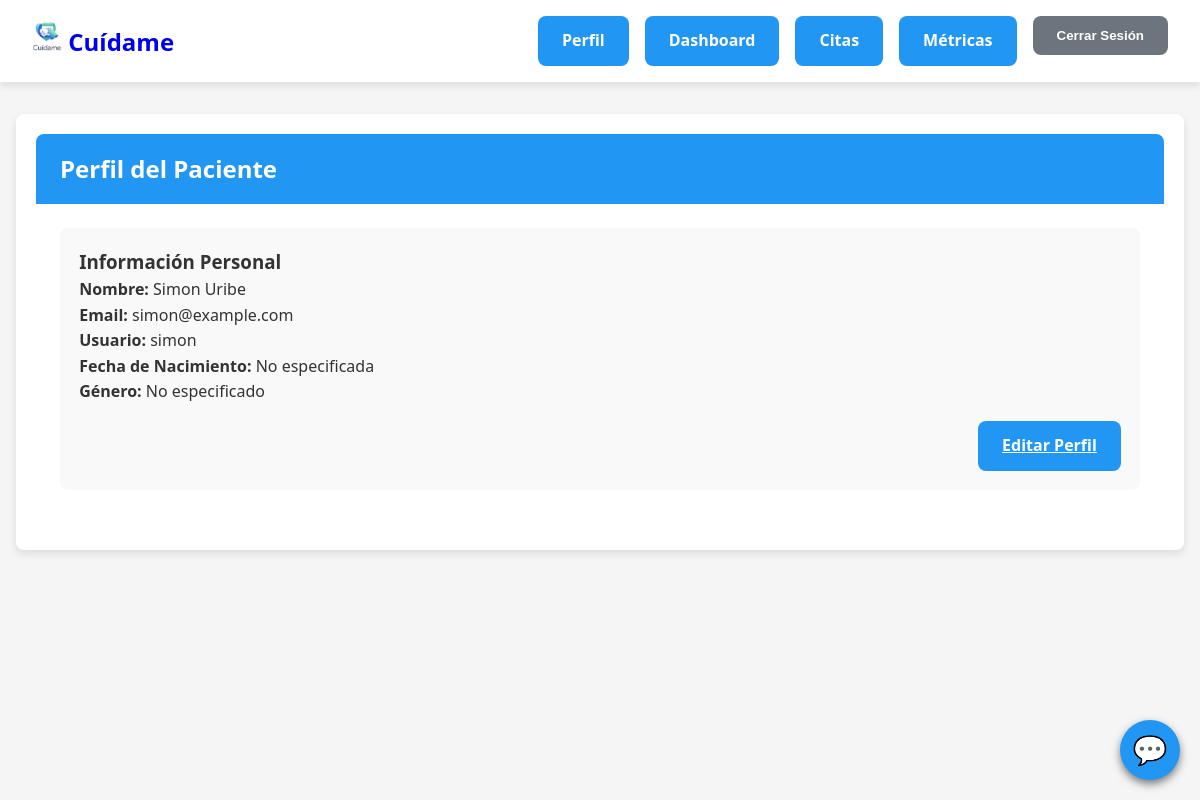
The page /dashboard/paciente/perfil/ (signed in) on the database its author committed.
### main/models.py (models this page shows, shortened)
class User(AbstractUser):
    id_number = models.CharField(max_length=20, unique=True)
    phone_number = models.CharField(max_length=15, blank=True, null=True)
    address = models.CharField(max_length=255, blank=True, null=True)
    birth_date = models.DateField(blank=True, null=True)
    def is_paciente(self):
        return hasattr(self, 'paciente')

### main/views.py (the view)
# urls.py: path('dashboard/paciente/perfil/',paciente_perfil, name='paciente_perfil'),
@login_required
def paciente_perfil(request):
    paciente = request.user.paciente
    context = {
        'paciente': paciente
    }
    return render(request, 'main/paciente_perfil.html', context)

### main/templates/main/paciente_perfil.html (shortened to what this page needs)
{% extends 'base.html' %}
{% load static %}
{% block extra_css %}
<link rel="stylesheet" href="{% static 'css/dashboard_pacientes.css' %}">
{% endblock %}
{% block content %}
<div class="dashboard-container">
    <section class="dashboard-section">
        <div class="section-header">
            <h2>Perfil del Paciente</h2>
        </div>
        <div class="section-content">
            <div class="info-card">
                <div class="profile-info">
                    <h3>Información Personal</h3>
                    <p><strong>Nombre:</strong> {{ user.get_full_name }}</p>
                    <p><strong>Email:</strong> {{ user.email }}</p>
                    <p><strong>Usuario:</strong> {{ user.username }}</p>
                    {% if user.paciente %}
                        <p><strong>Fecha de Nacimiento:</strong> {{ user.paciente.fecha_nacimiento|default:"No especificada" }}</p>
                        <p><strong>Género:</strong> {{ user.paciente.genero|default:"No especificado" }}</p>
                    {% endif %}
                </div>
                <div class="action-buttons">
                    <a class="btn-primary" id="editar-perfil-btn"
                    href="{% url 'editar_perfil_paciente' %}">Editar Perfil</a>
                </div>
            </div>
        </div>
    </section>
</div>
{% endblock %}

### static/css/style.css (style rules this page uses)
:root { --primary-color: #2196F3; --secondary-color: #FF4081; --accent-color: #4CAF50; --background-color: #f5f5f5; --text-color: #333; --border-radius: 8px; --card-shadow: 0 4px 8px rgba(0,0,0,0.1); }
* { margin: 0; padding: 0; box-sizing: border-box; }
body { font-family: 'Segoe UI', Tahoma, Geneva, Verdana, sans-serif; background-color: var(--background-color); color: var(--text-color); line-height: 1.6; min-height: 100vh; }
button, .btn-primary, .btn-secondary, .btn-accent { padding: 0.75rem 1.5rem; border: none; border-radius: var(--border-radius); cursor: pointer; font-weight: bold; transition: background-color 0.2s; }
.btn-primary { background-color: var(--primary-color); color: white; }
.dashboard-container { max-width: 1200px; margin: 20px auto; padding: 0 20px; }
section { background-color: white; padding: 20px; border-radius: var(--border-radius); box-shadow: 0 1px 3px rgba(0,0,0,0.1); margin-bottom: 20px; }

### static/css/dashboard_pacientes.css (style rules this page uses)
.dashboard-container { max-width: 1200px; margin: 2rem auto; padding: 0 1rem; }
.dashboard-section { background-color: white; border-radius: var(--border-radius); box-shadow: var(--card-shadow); margin-bottom: 2rem; overflow: hidden; }
.section-header { background-color: var(--primary-color); color: white; padding: 1rem 1.5rem; border-top-left-radius: var(--border-radius); border-top-right-radius: var(--border-radius); }
.section-header h2, .section-header h3 { margin: 0; font-weight: 600; }
.section-content { padding: 1.5rem; }
.info-card { background-color: #f9f9f9; border-radius: var(--border-radius); padding: 1.2rem; margin-bottom: 1rem; }
.action-buttons { display: flex; justify-content: flex-end; margin-top: 1rem; }
.action-buttons a, .action-buttons button { margin-left: 0.5rem; }

### rows shown on the page
User: get_full_name "Simon Uribe", email "simon@example.com", username "simon", paciente.fecha_nacimiento "No especificada", paciente.genero "No especificado"
